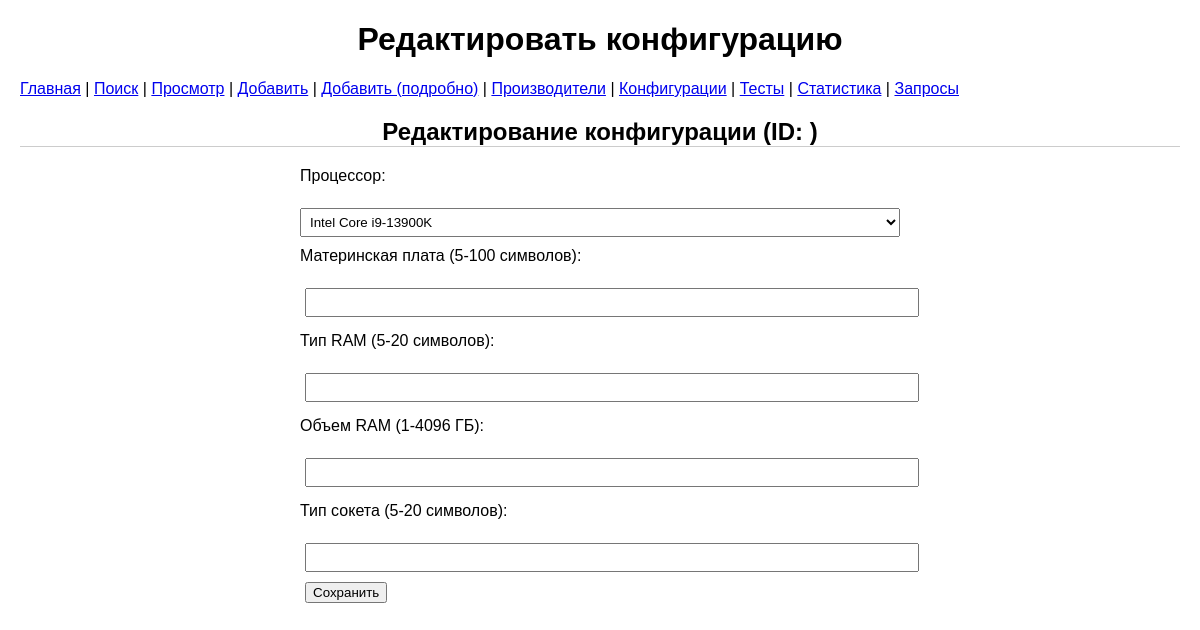
Page /edit_config/101 on the earlier database version.
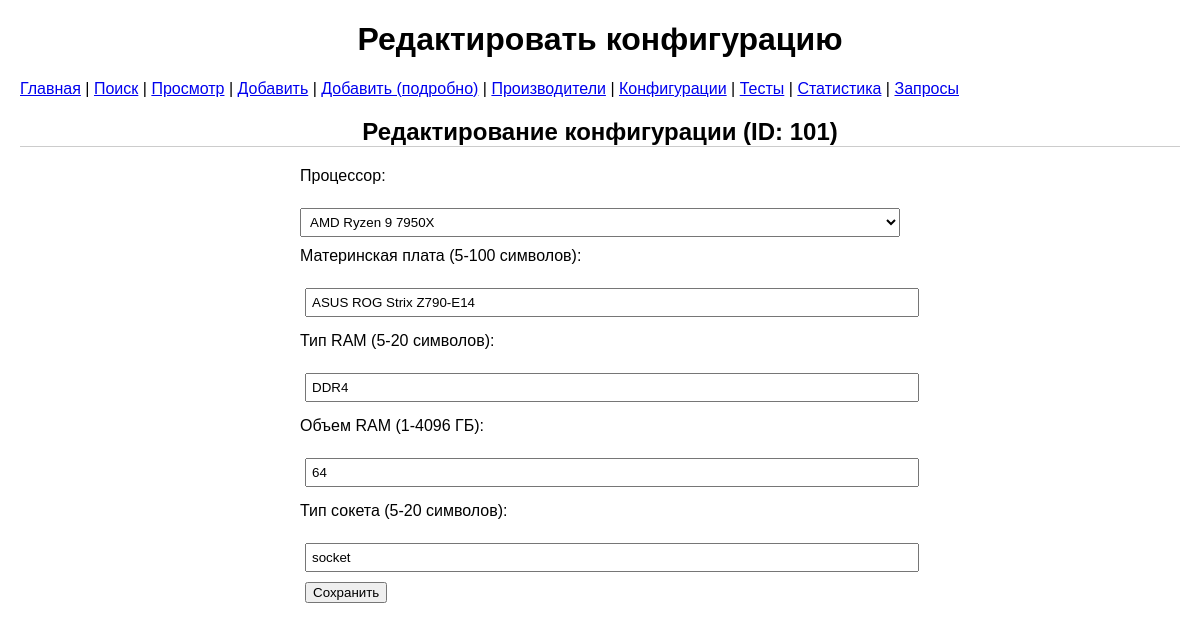
Same page on the later database version.
### tables this page shows
CREATE TABLE "config" (
	"id"	INTEGER,
	"processor_id"	INTEGER,
	"motherboard_model"	VARCHAR(100) CHECK(LENGTH("motherboard_model") BETWEEN 3 AND 100),
	"ram_type"	VARCHAR(20) CHECK(LENGTH("ram_type") BETWEEN 3 AND 20),
	"ram_size"	INTEGER CHECK("ram_size" BETWEEN 1 AND 4096),
	"socket_type"	VARCHAR(20) CHECK(LENGTH("socket_type") BETWEEN 3 AND 20),
	"storage_interface"	VARCHAR(20) CHECK(LENGTH("storage_interface") BETWEEN 3 AND 20),
	"gpu_config"	VARCHAR(100) CHECK(LENGTH("gpu_config") BETWEEN 3 AND 100),
	"power_supply"	INTEGER CHECK("power_supply" BETWEEN 10 AND 3000),
	PRIMARY KEY("id"),
	FOREIGN KEY("processor_id") REFERENCES "processors"("id")
);

CREATE TABLE "processors" (
	"id"	INTEGER,
	"model_name"	TEXT NOT NULL,
	"release_year"	INTEGER NOT NULL,
	"manufacturer_id"	INTEGER NOT NULL,
	"config_id"	INTEGER,
	"performance_tests_id"	INTEGER,
	"cores"	INTEGER,
	"threads"	INTEGER,
	"base_clock"	REAL,
	"max_clock"	REAL,
	"tdp"	INTEGER,
	PRIMARY KEY("id" AUTOINCREMENT),
	FOREIGN KEY("config_id") REFERENCES "config"("id"),
	FOREIGN KEY("manufacturer_id") REFERENCES "manufacturers"("id"),
	FOREIGN KEY("performance_tests_id") REFERENCES "performance_tests"("id")
);

### flask_app.py (the view, shortened to what this page needs)
@app.route('/edit_config/<int:id>', methods=['GET', 'POST'])
def edit_config(id):
    errors = []
    with get_db_connection() as conn:
        config = conn.execute("SELECT id, processor_id, motherboard_model, ram_type, ram_size, socket_type FROM config WHERE id = ?", (id,)).fetchone()
        processors = conn.execute("SELECT id, model_name FROM processors").fetchall()
    return render_template('edit_config.html', config=config, processors=processors, errors=errors)

### flask_app.py (called while the page is built)
def get_db_connection():
    conn = sqlite3.connect(DB_PATH, timeout=10)
    conn.row_factory = sqlite3.Row
    return conn

### templates/edit_config.html (shortened to what this page needs)
<!DOCTYPE html>
<html lang="ru">
<head>
    <link rel="stylesheet" href="{{ url_for('static', filename='style.css') }}">
</head>
<body>
    <h1>Редактировать конфигурацию</h1>
    <nav>
        <a href="/">Главная</a> |
        <a href="/search">Поиск</a> |
        <a href="/view">Просмотр</a> |
        <a href="/add">Добавить</a> |
        <a href="/add_detailed">Добавить (подробно)</a> |
        <a href="/manufacturers">Производители</a> |
        <a href="/config">Конфигурации</a> |
        <a href="/performance">Тесты</a> |
        <a href="/stats">Статистика</a> |
        <a href="/queries">Запросы</a>
    </nav>
    <h2>Редактирование конфигурации (ID: {{ config['id'] }})</h2>
    <form method="POST">
        <label for="processor_id">Процессор:</label><br>
        <select name="processor_id" id="processor_id" required>
            {% for p in processors %}
                <option value="{{ p['id'] }}" {% if p['id'] == config['processor_id'] %}selected{% endif %}>{{ p['model_name'] }}</option>
            {% endfor %}
        </select><br>
        <label for="motherboard_model">Материнская плата (5-100 символов):</label><br>
        <input type="text" name="motherboard_model" id="motherboard_model" value="{{ config['motherboard_model'] }}" required><br>
        <label for="ram_type">Тип RAM (5-20 символов):</label><br>
        <input type="text" name="ram_type" id="ram_type" value="{{ config['ram_type'] }}" required><br>
        <label for="ram_size">Объем RAM (1-4096 ГБ):</label><br>
        <input type="number" name="ram_size" id="ram_size" value="{{ config['ram_size'] }}" min="1" max="4096" required><br>
        <label for="socket_type">Тип сокета (5-20 символов):</label><br>
        <input type="text" name="socket_type" id="socket_type" value="{{ config['socket_type'] }}" required><br>
        <button type="submit">Сохранить</button>
    </form>
</body>
</html>

Differences in the rows shown:
added config: id "101", processor_id "AMD Ryzen 9 7950X", motherboard_model "ASUS ROG Strix Z790-E14", ram_type "DDR4", ram_size "64", socket_type "socket"
Other differences:
form field processor_id: "Intel Core i9-13900K" → (not shown)
